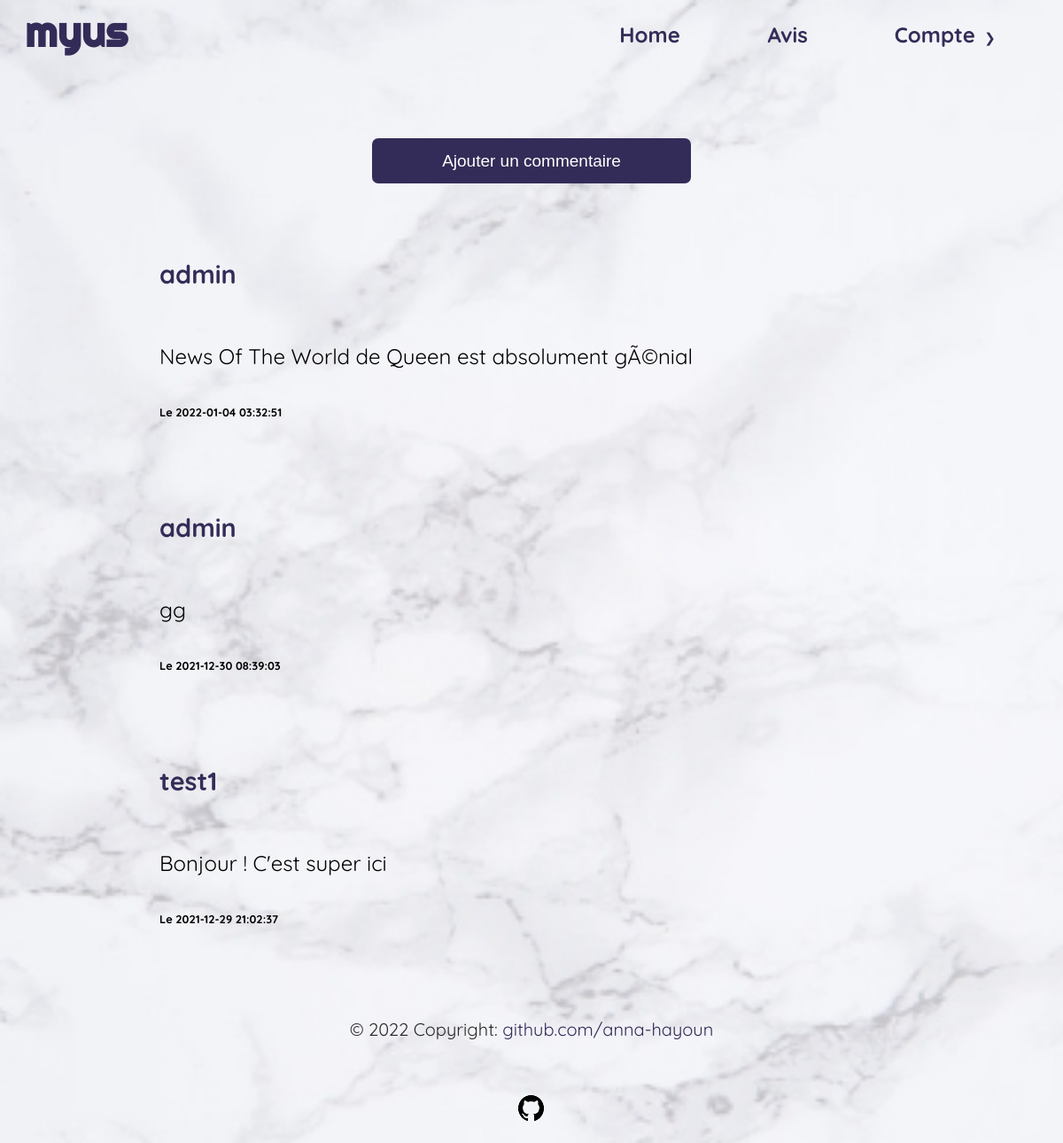
Screenshot of /livre-or.php with the database file from the repository.
### tables this page shows
CREATE TABLE IF NOT EXISTS `commentaires` (
  `id` int(11) NOT NULL AUTO_INCREMENT,
  `commentaire` text NOT NULL,
  `id_utilisateur` int(11) NOT NULL,
  `date` datetime NOT NULL,
  PRIMARY KEY (`id`)
);

CREATE TABLE IF NOT EXISTS `utilisateurs` (
  `id` int(11) NOT NULL AUTO_INCREMENT,
  `login` varchar(255) NOT NULL,
  `password` varchar(255) NOT NULL,
  `role` varchar(255) NOT NULL,
  PRIMARY KEY (`id`)
);

### livre-or.php (the view, shortened to what this page needs)
<?php
require('sqlconfig.php');
?>
<!DOCTYPE html>
<html lang="fr">
<head>
    <link href="css/index.css" rel="stylesheet" type="text/css">
</head>
<body>
<header>
<nav>
    <ul>
    <h1 class="titre">myus</h1>
        <li><a aria-current="page" href="index.php"><b>Home</b></a></li>
        <li><a aria-current="page" href="livre-or.php"><b>Avis</b></a></li>
        <li class="droll">
                <a><b>Compte</b></a>
        </li>
    </ul>
</nav>
</header>
<main>
<div class = "button">
    <form action='commentaire.php' class="add">
        <button class='box-button_com' type='submit'>Ajouter un commentaire</button>
    </form>
</div>
    <?php
    $query = mysqli_query($conn, "SELECT commentaires.id, login, commentaire, date FROM utilisateurs INNER JOIN commentaires ON utilisateurs.id = commentaires.id_utilisateur ORDER BY date DESC");
    $req = mysqli_fetch_all($query, MYSQLI_ASSOC);
    foreach ($req as $val)
    {
        echo "<div class='com'><h3 class='log'>".$val['login']."</h3><br><br><br>".
             "<p class='comment'>".$val['commentaire']."</p><br><br>".
             "<h5>Le ".$val['date']."</h5><br></div>";
    }
    ?>
</main>
<footer>
<div id="link">© 2022 Copyright:
    <a href="https://github.com/anna-hayoun/livre-or">github.com/anna-hayoun</a>
</div>
<a href="https://github.com/anna-hayoun/livre-or"><p><img src="img/github.png" alt="Github" class="twi"></p></a>
</footer>
</body>
</html>

### css/index.css (style rules this page uses)
* { margin: 0px; padding: 0px; }
body { font-family: 'Quicksand', sans-serif, Arial, Helvetica, sans-serif; background-image: url(../img/marb.jpg); background-size: cover; background-position: center; background-repeat: no-repeat; width: 100%; }
.titre { font-family: 'Righteous', cursive, Arial, Helvetica, sans-serif; color: #342c58; font-size: 300%; margin-right: 40%; margin-top: 0.5%; }
:root { --hauteur-menu: 80px; }
nav { width: 100%; position: fixed; top: 0; z-index: 1; }
nav > ul { display: flex; flex-direction: row; justify-content: flex-end; height: var(--hauteur-menu); }
nav ul { list-style-type: none; }
nav > ul > li { font-size: 150%; font-style: bold; position: relative; height: 100%; margin-left: 12%; }
nav > ul > li > a { position: absolute; top: 30%; right: 60%; }
li a { text-decoration: none; color: #342c58; }
.droll > a:after { content: '❯'; font-size: 15px; margin-left: 10%; }
.com { text-align: left; margin-left: 15%; margin-top: 7%; margin-bottom: 7%; }
.add { margin-top: 8%; }
.comment { font-size: 150%; }
h5 { font-size: 80%; }
.log { color: #342c58; font-family: 'Quicksand', sans-serif, Arial, Helvetica, sans-serif; font-size: 180%; }
.box-button_com { border-radius: 7px; background: #342c58; text-align: center; cursor: pointer; font-size: 19px; width: 30%; height: 51px; margin-left: 35%; margin-top: 5%; color: #fff; border: 0; outline:0; }
#link { text-align: center; font-size: 20px; margin-top: 4%; margin-bottom: 8%; color: rgb(41, 41, 41); }
#link > a { text-decoration: none; color: #342c58; }
.twi { margin-left: 48%; margin-top: -5%; margin-bottom: 1%; }

### rows the page displays
commentaires: id_utilisateur.login "admin", commentaire "News Of The World de Queen est absolument gÃ©nial", date "2022-01-04 03:32:51"
commentaires: id_utilisateur.login "admin", commentaire "gg", date "2021-12-30 08:39:03"
commentaires: id_utilisateur.login "test1", commentaire "Bonjour ! C'est super ici", date "2021-12-29 21:02:37"
